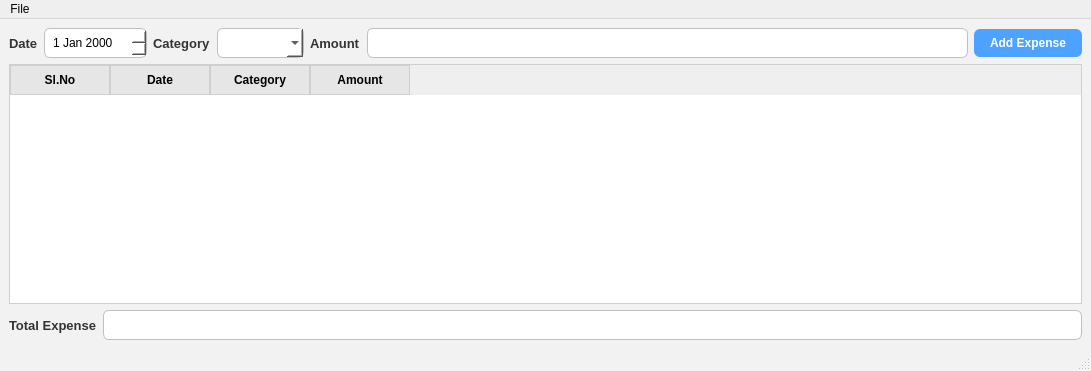
<?xml version="1.0" encoding="UTF-8"?>
<ui version="4.0">
 <class>MainWindow</class>
 <widget class="QMainWindow" name="MainWindow">
  <property name="geometry">
   <rect>
    <x>0</x>
    <y>0</y>
    <width>1091</width>
    <height>371</height>
   </rect>
  </property>
  <property name="windowTitle">
   <string>MainWindow</string>
  </property>
  <property name="styleSheet">
   <string notr="true">/* ===== MAIN WINDOW ===== */
QMainWindow {
    background-color: #f2f2f2;   /* Light grey */
}

/* ===== LABELS ===== */
QLabel {
    color: #333;
    font-size: 13px;
    font-weight: 500;
}

/* ===== LINE EDIT ===== */
QLineEdit {
    background-color: white;
    color: black;
    padding: 6px;
    border-radius: 6px;
    border: 1px solid #bfbfbf;
}

/* ===== DATE EDIT ===== */
QDateEdit {
    background-color: white;
    color: black;
    padding: 6px;
    border-radius: 6px;
    border: 1px solid #bfbfbf;
}

/* ===== COMBOBOX ===== */
QComboBox {
    background-color: white;
    color: black;
    padding: 6px;
    border-radius: 6px;
    border: 1px solid #bfbfbf;
}

/* Dropdown list */
QComboBox QAbstractItemView {
    background-color: white;
    selection-background-color: #4da3ff;
    selection-color: white;
}

/* ===== TABLE ===== */
QTableWidget {
    background-color: white;
    alternate-background-color: #f7f7f7;
    gridline-color: #d9d9d9;
    font-size: 12px;
    border: 1px solid #cfcfcf;
}

/* ===== TABLE HEADER ===== */
QHeaderView::section {
    background-color: #e6e6e6;
    padding: 5px;
    border: 1px solid #cfcfcf;
    font-weight: bold;
}

/* ===== BUTTON ===== */
QPushButton {
    background-color: #4da3ff;
    color: white;
    padding: 7px 16px;
    border-radius: 6px;
    font-weight: bold;
}

QPushButton:hover {
    background-color: #3391ff;
}

QPushButton:pressed {
    background-color: #2a7de1;
}</string>
  </property>
  <widget class="QWidget" name="centralwidget">
   <layout class="QVBoxLayout" name="verticalLayout">
    <item>
     <layout class="QHBoxLayout" name="horizontalLayout_5">
      <item>
       <layout class="QHBoxLayout" name="horizontalLayout_3">
        <item>
         <widget class="QLabel" name="Date_label">
          <property name="text">
           <string>Date</string>
          </property>
         </widget>
        </item>
        <item>
         <widget class="QDateEdit" name="Date"/>
        </item>
       </layout>
      </item>
      <item>
       <layout class="QHBoxLayout" name="horizontalLayout">
        <item>
         <widget class="QLabel" name="Category_label">
          <property name="text">
           <string>Category</string>
          </property>
         </widget>
        </item>
        <item>
         <widget class="QComboBox" name="Category">
          <item>
           <property name="text">
            <string/>
           </property>
          </item>
          <item>
           <property name="text">
            <string>Travel</string>
           </property>
          </item>
          <item>
           <property name="text">
            <string>Food</string>
           </property>
          </item>
          <item>
           <property name="text">
            <string>Utensil</string>
           </property>
          </item>
          <item>
           <property name="text">
            <string>Clothing</string>
           </property>
          </item>
          <item>
           <property name="text">
            <string>Sports</string>
           </property>
          </item>
          <item>
           <property name="text">
            <string>Toilet</string>
           </property>
          </item>
          <item>
           <property name="text">
            <string>Stationary</string>
           </property>
          </item>
         </widget>
        </item>
       </layout>
      </item>
      <item>
       <layout class="QHBoxLayout" name="horizontalLayout_4">
        <item>
         <widget class="QLabel" name="Amount_label">
          <property name="text">
           <string>Amount</string>
          </property>
         </widget>
        </item>
        <item>
         <widget class="QLineEdit" name="Amount">
          <property name="maximumSize">
           <size>
            <width>16777215</width>
            <height>16777215</height>
           </size>
          </property>
         </widget>
        </item>
       </layout>
      </item>
      <item>
       <widget class="QPushButton" name="Add_Expense">
        <property name="text">
         <string>Add Expense</string>
        </property>
       </widget>
      </item>
     </layout>
    </item>
    <item>
     <widget class="QTableWidget" name="tableWidget">
      <column>
       <property name="text">
        <string>Sl.No</string>
       </property>
      </column>
      <column>
       <property name="text">
        <string>Date</string>
       </property>
      </column>
      <column>
       <property name="text">
        <string>Category</string>
       </property>
      </column>
      <column>
       <property name="text">
        <string>Amount</string>
       </property>
      </column>
     </widget>
    </item>
    <item>
     <layout class="QHBoxLayout" name="horizontalLayout_6">
      <item>
       <layout class="QHBoxLayout" name="horizontalLayout_2">
        <item>
         <widget class="QLabel" name="Total_label">
          <property name="text">
           <string>Total Expense</string>
          </property>
         </widget>
        </item>
       </layout>
      </item>
      <item>
       <widget class="QLineEdit" name="Total"/>
      </item>
     </layout>
    </item>
   </layout>
  </widget>
  <widget class="QMenuBar" name="menubar">
   <property name="geometry">
    <rect>
     <x>0</x>
     <y>0</y>
     <width>1091</width>
     <height>26</height>
    </rect>
   </property>
   <widget class="QMenu" name="menuNew">
    <property name="title">
     <string>File</string>
    </property>
    <addaction name="actionNew"/>
    <addaction name="actionSave"/>
    <addaction name="separator"/>
    <addaction name="actionDelete"/>
    <addaction name="actionUndo_Delete"/>
   </widget>
   <addaction name="menuNew"/>
  </widget>
  <widget class="QStatusBar" name="statusbar"/>
  <action name="actionNew">
   <property name="text">
    <string>New File</string>
   </property>
  </action>
  <action name="actionSave">
   <property name="text">
    <string>Save File</string>
   </property>
  </action>
  <action name="actionDelete">
   <property name="text">
    <string>Delete</string>
   </property>
  </action>
  <action name="actionUndo_Delete">
   <property name="text">
    <string>Undo Delete</string>
   </property>
  </action>
 </widget>
 <resources/>
 <connections/>
</ui>
